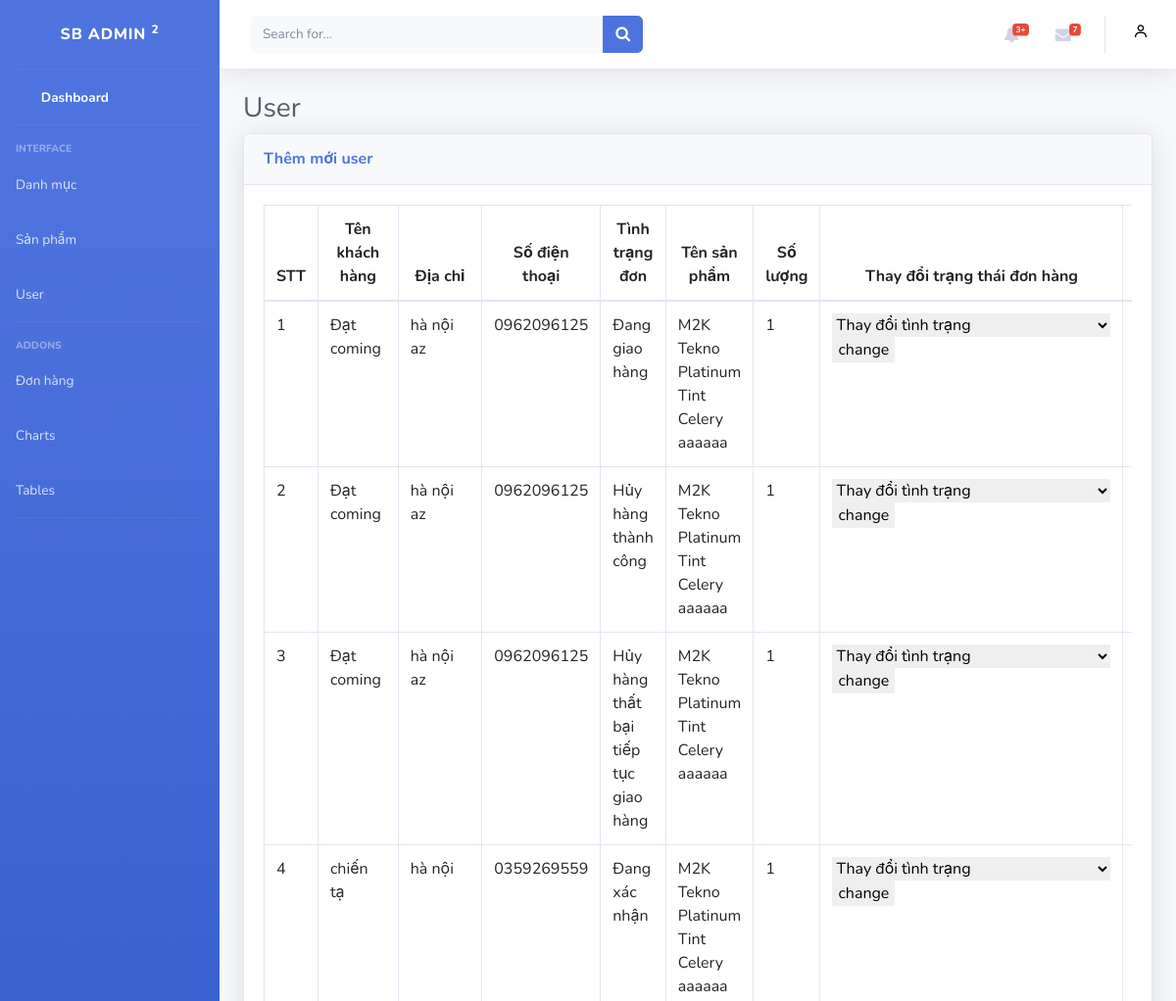
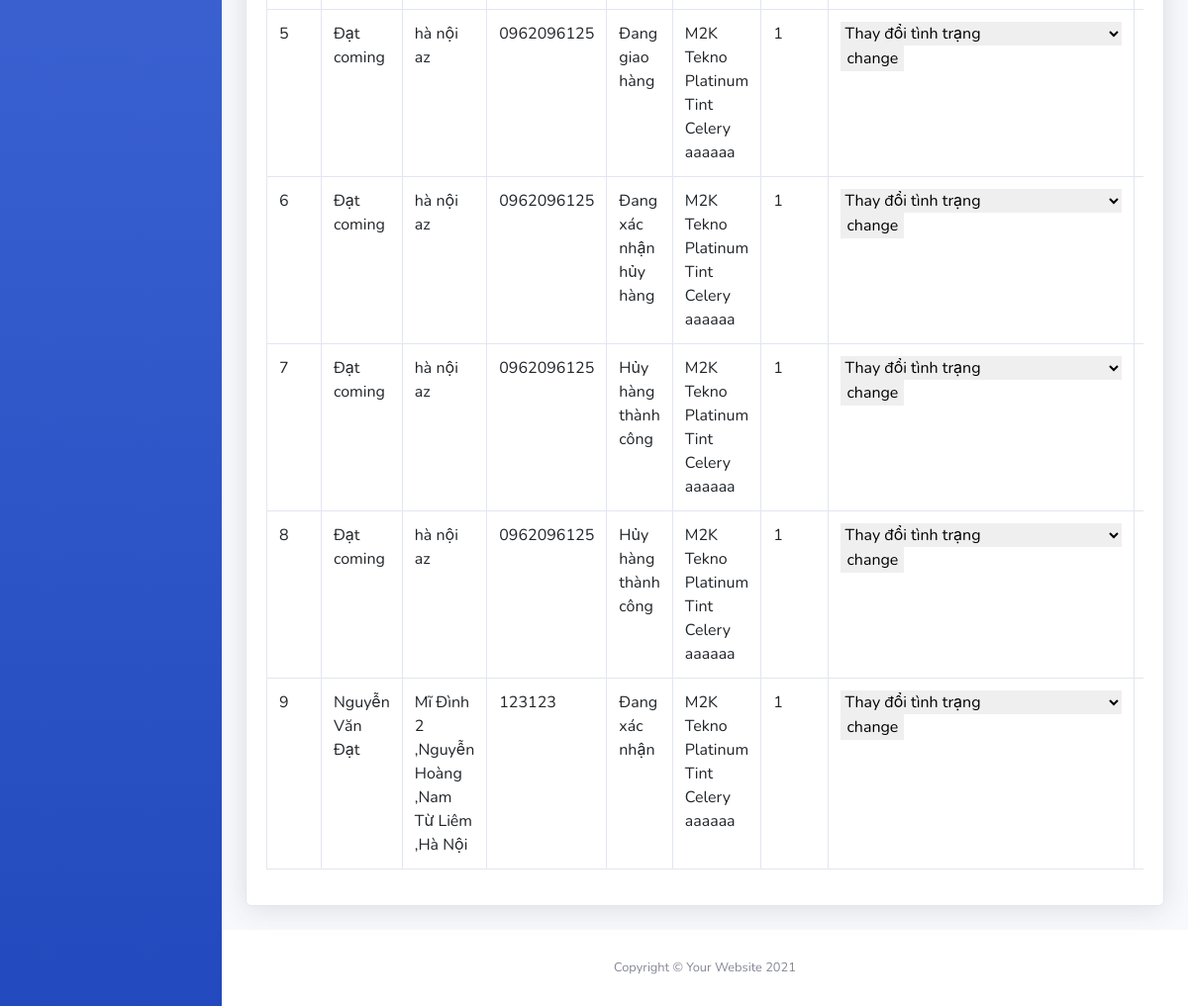
/admin/index.php?sp=donhang (signed in), run on the app's committed database (2 pictures, top to bottom).
### tables this page shows
CREATE TABLE `cart` (
  `idCart` int(10) NOT NULL,
  `idOrder` int(10) NOT NULL,
  `idUser` int(11) NOT NULL,
  `quantity` int(11) NOT NULL,
  `tinhtrang` int(11) NOT NULL,
  `idSp` int(11) NOT NULL
);

CREATE TABLE `user` (
  `idUser` int(10) NOT NULL,
  `nameUser` varchar(255) NOT NULL,
  `address` varchar(255) NOT NULL,
  `phone` varchar(20) DEFAULT NULL,
  `email` varchar(255) NOT NULL,
  `password` varchar(255) NOT NULL,
  `status` tinyint(50) NOT NULL DEFAULT 1,
  `role` varchar(50) NOT NULL
);

CREATE TABLE `status` (
  `idStatus` int(11) NOT NULL,
  `nameStatus` varchar(255) NOT NULL
);

CREATE TABLE `product` (
  `idProduct` int(10) NOT NULL,
  `namePro` varchar(255) NOT NULL,
  `price` double(10,2) NOT NULL,
  `image` varchar(255) NOT NULL,
  `description` text NOT NULL,
  `quantity` int(11) NOT NULL,
  `idCate` int(10) NOT NULL
);

### module/pdo.php (called while the page is built, shortened)
<?php
function pdo_get_connection()
{
    $dburl = "mysql:host=localhost;dbname=du_an_11;charset=utf8";
    $username = 'root';
    $password = '';
    $conn = new PDO($dburl, $username, $password);
    $conn->setAttribute(PDO::ATTR_ERRMODE, PDO::ERRMODE_EXCEPTION);
    return $conn;
}
function pdo_query($sql)
{
    $sql_args = array_slice(func_get_args(), 1);
    try {
        $conn = pdo_get_connection();
        $stmt = $conn->prepare($sql);
        $stmt->execute($sql_args);
        $rows = $stmt->fetchAll();
        return $rows;
    } catch (PDOException $e) {
        throw $e;
    } finally {
        unset($conn);
    }
}

### module/cart.php (called while the page is built, shortened)
<?php
function customer(){
    $sql = "SELECT *,cart.quantity FROM cart
    inner join user on user.idUser = cart.idUser
    inner join `status` on `status`.idStatus = cart.tinhtrang
    inner join product on cart.idSp = product.idProduct
   ";
    $listod = pdo_query($sql);
    return $listod;
}
?>

### admin/donhang/list.php (the view, shortened to what this page needs)
<div class="container-fluid">
    <h1 class="h3 mb-2 text-gray-800">User</h1>
    <div class="card shadow mb-4">
        <div class="card-header py-3">
            <h6 class="m-0 font-weight-bold text-primary"><a href="index.php?sp=add_user">Thêm mới user</a></h6>
        </div>
        <div class="card-body">
            <div class="table-responsive">
                <table class="table table-bordered" id="dataTable" width="100%" cellspacing="0">
                    <thead>
                        <tr>
                            <th style="text-align:center">STT</th>
                            <th style="text-align:center">Tên khách hàng</th>
                            <th style="text-align:center">Địa chỉ</th>
                            <th style="text-align:center">Số điện thoại</th>
                            <th style="text-align:center">Tình trạng đơn</th>
                            <th style="text-align:center">Tên sản phẩm</th>
                            <th style="text-align:center">Số lượng</th>
                            <th style="text-align:center">Thay đổi trạng thái đơn hàng</th>
                            <th style="text-align:center">Mức giá</th>
                        </tr>
                    </thead>
                    <tbody>
                        <?php $stt = 1;
                        foreach ($listkh as $kh):
                            extract($kh);
                            ?>
                            <tr>
                                <td>
                                    <?= $stt++ ?>
                                </td>
                                <td>
                                    <?= $nameUser ?>
                                </td>
                                <td style="width:120px">
                                    <?= $address ?>
                                </td>
                                <td>
                                    <?= $phone ?>
                                </td>
                                <td>
                                    <?= $nameStatus ?>
                                </td>
                                <td>
                                    <?= $namePro ?>
                                </td>
                                <td>
                                    <?= $quantity ?>
                                </td>
                                <td>
                                    <form action="?sp=chang_status&id=<?= $idCart ?>" method="post">
                                        <select name="changest" class="border-0" id="">
                                            <option value="0" selected>Thay đổi tình trạng</option>
                                        </select>
                                        <input type="submit" class="border-0" name="change" value="change" id="">
                                    </form>
                                </td>
                                <td>
                                </td>
                            </tr>
                        <?php endforeach ?>
                    </tbody>
                </table>
            </div>
        </div>
    </div>
</div>

### data on the page
cart: idUser.nameUser "Đạt coming", idUser.address "hà nội az", idUser.phone "0962096125", tinhtrang.nameStatus "Đang giao hàng", idSp.namePro "M2K Tekno Platinum Tint Celery aaaaaa", quantity "1"
cart: idUser.nameUser "Đạt coming", idUser.address "hà nội az", idUser.phone "0962096125", tinhtrang.nameStatus "Hủy hàng thành công", idSp.namePro "M2K Tekno Platinum Tint Celery aaaaaa", quantity "1"
cart: idUser.nameUser "Đạt coming", idUser.address "hà nội az", idUser.phone "0962096125", tinhtrang.nameStatus "Hủy hàng thất bại tiếp tục giao hàng", idSp.namePro "M2K Tekno Platinum Tint Celery aaaaaa", quantity "1"
cart: idUser.nameUser "chiến tạ", idUser.address "hà nội", idUser.phone "0359269559", tinhtrang.nameStatus "Đang xác nhận", idSp.namePro "M2K Tekno Platinum Tint Celery aaaaaa", quantity "1"
cart: idUser.nameUser "Đạt coming", idUser.address "hà nội az", idUser.phone "0962096125", tinhtrang.nameStatus "Đang giao hàng", idSp.namePro "M2K Tekno Platinum Tint Celery aaaaaa", quantity "1"
cart: idUser.nameUser "Đạt coming", idUser.address "hà nội az", idUser.phone "0962096125", tinhtrang.nameStatus "Đang xác nhận hủy hàng", idSp.namePro "M2K Tekno Platinum Tint Celery aaaaaa", quantity "1"
cart: idUser.nameUser "Đạt coming", idUser.address "hà nội az", idUser.phone "0962096125", tinhtrang.nameStatus "Hủy hàng thành công", idSp.namePro "M2K Tekno Platinum Tint Celery aaaaaa", quantity "1"
cart: idUser.nameUser "Đạt coming", idUser.address "hà nội az", idUser.phone "0962096125", tinhtrang.nameStatus "Hủy hàng thành công", idSp.namePro "M2K Tekno Platinum Tint Celery aaaaaa", quantity "1"
cart: idUser.nameUser "Nguyễn Văn Đạt", idUser.address "Mĩ Đình 2 ,Nguyễn Hoàng ,Nam Từ Liêm ,Hà Nội", idUser.phone "123123", tinhtrang.nameStatus "Đang xác nhận", idSp.namePro "M2K Tekno Platinum Tint Celery aaaaaa", quantity "1"
